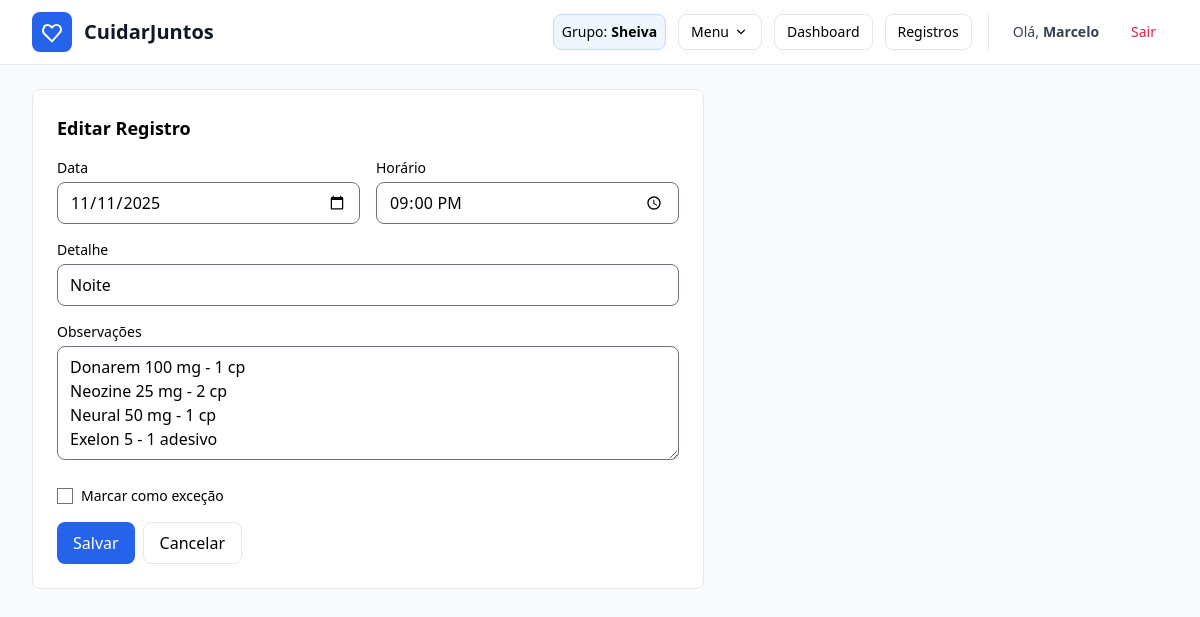
/care/records/558/edit/ (signed in), run on the app's committed database.
### care/models.py (models this page shows, shortened)
class CareGroup(models.Model):
    name = models.CharField("Nome do grupo", max_length=120)
    patient = models.OneToOneField(
        Patient, on_delete=models.CASCADE, related_name="care_group"
    )
    created_by = models.ForeignKey(
        User, on_delete=models.SET_NULL, null=True, blank=True,
        related_name="created_groups"
    )
    created_at = models.DateTimeField(auto_now_add=True)
    join_code_hash = models.CharField("Senha do grupo", max_length=128, blank=True)

class CareRecord(models.Model):
    class Type(models.TextChoices):
        MEDICATION = "medication", "Medicação"
        MEAL       = "meal",       "Alimentação"
        VITAL      = "vital",      "Sinais Vitais"
        ACTIVITY   = "activity",   "Atividade"
        PROGRESS   = "progress",   "Evolução/Regressão"
        SLEEP      = "sleep",      "Sono"
        BATHROOM   = "bathroom",   "Banheiro"
        OTHER      = "other",      "Outros"
    class Status(models.TextChoices):
        PENDING = "pending", "Pendente"
        DONE    = "done",    "Realizada"
        MISSED  = "missed", "Não realizado"
    class Recurrence(models.TextChoices):
        NONE    = "none",    "Não se repete"
        DAILY   = "daily",   "Diariamente"
        WEEKLY  = "weekly",  "Semanalmente"
        MONTHLY = "monthly", "Mensalmente"  # opcional, mas já deixamos preparado
    class ProgressTrend(models.TextChoices):
        EVOLUTION = "evolution", "Evolução"
        REGRESSION = "regression", "Regressão"
    recurrence_group = models.UUIDField(
        null=True, blank=True, db_index=True, db_column="series_id"
    )
    recurrence   = models.CharField(max_length=16, choices=Recurrence.choices, default=Recurrence.NONE)
    repeat_until = models.DateField(null=True, blank=True)
    patient     = models.ForeignKey(Patient, on_delete=models.CASCADE, related_name="records")
    caregiver   = models.CharField("Cuidador", max_length=120)
    type        = models.CharField("Tipo", max_length=20, choices=Type.choices, default=Type.MEDICATION)
    what        = models.CharField("O que", max_length=200)
    description = models.TextField("Descrição", blank=True)
    progress_trend = models.CharField(
        "Evolução ou Regressão",
        max_length=12,
        choices=ProgressTrend.choices,
        blank=True,
    )
    is_exception = models.BooleanField("É exceção", default=False, db_index=True)
    date        = models.DateField("Data", db_index=True)
    time        = models.TimeField("Hora")
    timestamp   = models.DateTimeField("Criado em", auto_now_add=True)
    created_by  = models.ForeignKey(
        User, on_delete=models.CASCADE, related_name="care_records",
        null=True, blank=True, db_index=True
    )
    status = models.CharField(
        "Status", max_length=10, choices=Status.choices,
        default=Status.PENDING, db_index=True
    )
    class Meta:
        ordering = ["-date", "-time"]
        indexes = [models.Index(fields=["patient", "date"])]

### care/views.py (the view, shortened to what this page needs)
# urls.py: path("records/<int:pk>/edit/",           RecordUpdate.as_view(),      name="record-update"),
class RecordUpdate(LoginRequiredMixin, UpdateView):
    model = CareRecord
    form_class = CareRecordForm
    template_name = "care/record_form.html"
    def get_queryset(self):
        qs = CareRecord.objects.all()
        if self.request.user.is_superuser:
            return qs
        return qs.filter(created_by=self.request.user)
    def get_form(self, form_class=None):
        form = super().get_form(form_class)
        if "patient" in form.fields:
            p = users_patient(self.request.user)
            form.fields["patient"].queryset = Patient.objects.filter(pk=p.pk) if p else Patient.objects.none()
        return form

### care/context_processors.py (called while the page is built)
def current_group(request):
    if not request.user.is_authenticated:
        return {"current_group": None, "current_group_membership": None}
    try:
        gm = GroupMembership.objects.select_related("group").get(user=request.user)
        return {"current_group": gm.group, "current_group_membership": gm}
    except GroupMembership.DoesNotExist:
        return {"current_group": None, "current_group_membership": None}

### care/views.py (called while the page is built)
def user_group(user):
    try:
        return user.group_membership
    except GroupMembership.DoesNotExist:
        return None

def users_patient(user):
    gm = user_group(user)
    return gm.group.patient if gm else None

### templates/care/record_form.html (shortened to what this page needs)
{% extends 'base.html' %}
{% block content %}
<div class="bg-white border rounded-lg p-6 max-w-2xl">
  <h2 class="text-lg font-semibold mb-4">{% if view.object %}Editar{% else %}Novo{% endif %} Registro</h2>
  <form method="post" class="space-y-4" id="record-edit-form">
    <div class="grid grid-cols-1 md:grid-cols-2 gap-4">
      <div>
        <label class="block text-sm mb-1" for="id_date">Data</label>
        <input id="id_date" type="date" name="date"
               value="{{ form.date.value|default:form.instance.date|date:'Y-m-d' }}"
               class="w-full rounded-lg border px-3 py-2">
      </div>
      <div>
        <label class="block text-sm mb-1" for="id_time">Horário</label>
        <input id="id_time" type="time" name="time"
               value="{{ form.time.value|default:form.instance.time|time:'H:i' }}"
               class="w-full rounded-lg border px-3 py-2">
      </div>
    </div>
    {% with t=form.type.value %}
      {% if t == 'sleep' %}
        <div class="mt-2">
          <label class="block text-sm mb-2">Status do sono</label>
          {% if form.sleep_event %}
            {{ form.sleep_event.errors }}
            <ul class="flex gap-3">
              {% for rb in form.sleep_event %}
                <li>
                  <label class="inline-flex items-center gap-2 rounded-lg border px-3 py-2 cursor-pointer hover:bg-gray-50">
                    {{ rb.tag }}
                    <span>{{ rb.choice_label|title }}</span>
                  </label>
                </li>
              {% endfor %}
            </ul>
            <div class="hidden">{{ form.what }}</div>
          {% else %}
            <div class="flex gap-3">
              <label class="inline-flex items-center gap-2 rounded-lg border px-3 py-2 cursor-pointer hover:bg-gray-50">
                <input type="radio" name="sleep_event" value="Dormiu">
                <span>Dormiu</span>
              </label>
              <label class="inline-flex items-center gap-2 rounded-lg border px-3 py-2 cursor-pointer hover:bg-gray-50">
                <input type="radio" name="sleep_event" value="Acordou">
                <span>Acordou</span>
              </label>
            </div>
            <div class="hidden">{{ form.what }}</div>
            {{ form.what.errors }}
          {% endif %}
        </div>
      {% else %}
        <div class="mt-2">
          <label class="block text-sm mb-1">Detalhe</label>
          {{ form.what }} {{ form.what.errors }}
        </div>
      {% endif %}
    {% endwith %}
    <div>
      <label class="block text-sm mb-1">Observações</label>
      {{ form.description }} {{ form.description.errors }}
    </div>
    <div class="flex items-center gap-2 pt-1">
      {{ form.is_exception }}
      <label for="{{ form.is_exception.id_for_label }}" class="text-sm">Marcar como exceção</label>
    </div>
    <div class="flex gap-2">
      <button class="bg-blue-600 text-white px-4 py-2 rounded-lg hover:bg-blue-700">Salvar</button>
      <a class="px-4 py-2 border rounded-lg hover:bg-gray-50" href="{% url 'care:record-create' %}">Cancelar</a>
    </div>
  </form>
</div>
{% endblock %}

### templates/base.html (shortened to what this page needs)
<!doctype html>
<html lang="pt-br">
<head>
  <script src="https://cdn.tailwindcss.com?plugins=forms"></script>
</head>
<body class="bg-gray-50 min-h-screen">
<header class="bg-white border-b sticky top-0 z-40">
  <div class="max-w-7xl mx-auto px-3 sm:px-6 lg:px-8">
    <div class="h-16 flex items-center gap-4">
      <a href="{% if request.user.is_authenticated %}{% url 'care:dashboard' %}{% else %}{% url 'accounts:login' %}{% endif %}"
         class="flex items-center gap-3">
        <div class="bg-blue-600 p-2 rounded-lg">
          <svg class="w-6 h-6 text-white" fill="none" stroke="currentColor" viewBox="0 0 24 24" aria-hidden="true">
            <path stroke-linecap="round" stroke-linejoin="round" stroke-width="2"
              d="M4.318 6.318a4.5 4.5 0 016.364 0L12 7.636l1.318-1.318a4.5 4.5 0 116.364 6.364L12 21.364l-7.682-7.682a4.5 4.5 0 010-6.364z" />
          </svg>
        </div>
        <div class="leading-tight">
          <h1 class="text-lg sm:text-xl font-bold text-gray-900">CuidarJuntos</h1>
        </div>
      </a>
      <nav class="hidden md:flex items-center gap-2 lg:gap-3 text-sm ml-auto">
        {% if request.user.is_authenticated %}
          {% if current_group %}
            <span class="inline-flex items-center h-9 px-2 rounded-lg bg-blue-50 border border-blue-200">
              Grupo: <strong class="ml-1 whitespace-nowrap">{{ current_group.name }}</strong>
            </span>
            <div class="relative" id="header-group-menu">
              <button id="header-group-menu-btn"
                      class="inline-flex items-center h-9 px-3 rounded-lg border hover:bg-gray-50"
                      type="button">
                Menu
                <svg class="ml-1 w-4 h-4" viewBox="0 0 20 20" fill="currentColor" aria-hidden="true">
                  <path fill-rule="evenodd" d="M5.23 7.21a.75.75 0 011.06.02L10 10.94l3.71-3.71a.75.75 0 111.06 1.06l-4.24 4.24a.75.75 0 01-1.06 0L5.21 8.29a.75.75 0 01.02-1.08z" clip-rule="evenodd" />
                </svg>
              </button>
            </div>
            <a href="{% url 'care:dashboard' %}"
               class="inline-flex items-center h-9 px-3 rounded-lg border hover:bg-gray-50">
              Dashboard
            </a>
            <a href="{% url 'care:record-create' %}"
               class="inline-flex items-center h-9 px-3 rounded-lg border hover:bg-gray-50">
              Registros
            </a>
          {% else %}
            <a href="{% url 'care:choose-group' %}"
               class="inline-flex items-center h-9 px-3 rounded-lg text-blue-600 hover:bg-blue-50">
              Criar/Entrar em grupo
            </a>
          {% endif %}
          <span class="inline-flex items-center h-9 px-2 text-gray-700">
            Olá, <strong class="ml-1">{{ request.user.username }}</strong>
          </span>
          <form method="post" action="{% url 'accounts:logout' %}" class="inline">
            <button type="submit" class="inline-flex items-center h-9 px-3 rounded-lg text-rose-600 hover:bg-rose-50">
              Sair
            </button>
          </form>
        {% else %}
          <a href="{% url 'accounts:login' %}" class="inline-flex items-center h-9 px-3 rounded-lg text-blue-600 hover:bg-blue-50">Entrar</a>
          <a href="{% url 'accounts:register' %}" class="inline-flex items-center h-9 px-3 rounded-lg hover:bg-gray-50">Cadastrar</a>
        {% endif %}
      </nav>
    </div>
  </div>
</header>
<main class="max-w-7xl mx-auto px-3 sm:px-6 lg:px-8 py-6">
  {% block content %}{% endblock %}
</main>
</body>
</html>

### templates/base.html (style rules this page uses)
html, body { overflow-x: hidden; }
img, video, canvas, svg { max-width: 100%; height: auto; }

### data on the page
CareGroup: name "Sheiva"
CareRecord: date "11/11/2025", time "21:00", what "Noite", description "Donarem 100 mg - 1 cp Neozine 25 mg - 2 cp Neural 50 mg - 1 cp Exelon 5 - 1 adesivo"

### other printed values
{{ request.user.username }} "Marcelo"
